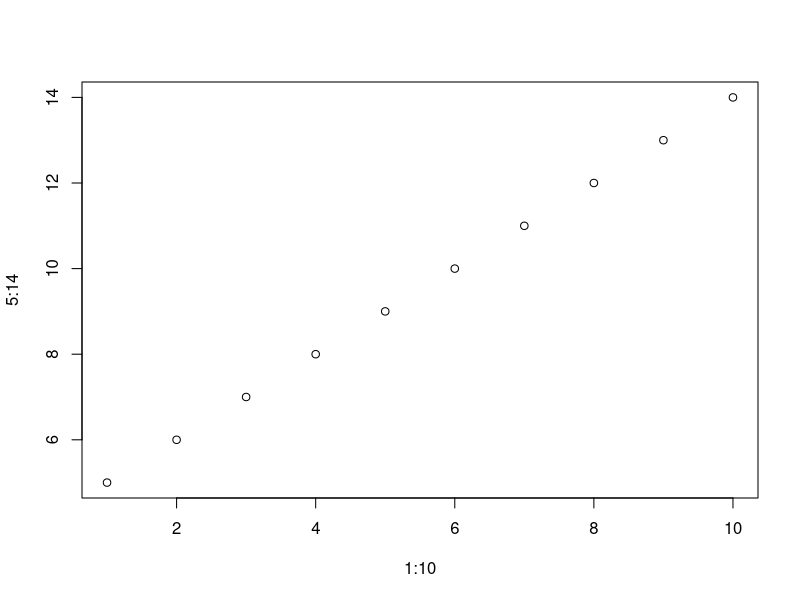

Write R code to recreate this figure.
## ---- chunk 1
#Los comentarios vuelven a ser "#"
if(!require(tidyverse)){
  install.packages(tidyverse, dependencies = T)
  library(tidyverse)
}
## ---- chunk 2
plot(1:10, 5:14)
## ---- chunk 3
knitr::opts_chunk$set(echo = TRUE)
# Este chunk no quiero que aparezca, haz lo necesario para que se cumpla este requerimiento
# Cambia el tamaño de las gráficas y que siempre aparezcan donde se les indique
# Haz que las graficas siempre esten centradas
## ---- chunk 4
iris
